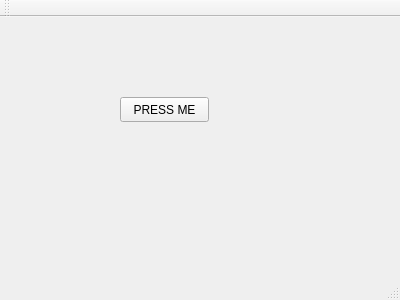
<?xml version="1.0" encoding="UTF-8"?>
<ui version="4.0">
 <class>MainWindow</class>
 <widget class="QMainWindow" name="MainWindow">
  <property name="geometry">
   <rect>
    <x>0</x>
    <y>0</y>
    <width>400</width>
    <height>300</height>
   </rect>
  </property>
  <property name="windowTitle">
   <string>MainWindow</string>
  </property>
  <widget class="QWidget" name="centralWidget">
   <widget class="QPushButton" name="click">
    <property name="geometry">
     <rect>
      <x>120</x>
      <y>80</y>
      <width>89</width>
      <height>25</height>
     </rect>
    </property>
    <property name="text">
     <string>PRESS ME</string>
    </property>
   </widget>
   <widget class="QLabel" name="label">
    <property name="geometry">
     <rect>
      <x>130</x>
      <y>140</y>
      <width>67</width>
      <height>17</height>
     </rect>
    </property>
    <property name="text">
     <string/>
    </property>
   </widget>
  </widget>
  <widget class="QMenuBar" name="menuBar">
   <property name="geometry">
    <rect>
     <x>0</x>
     <y>0</y>
     <width>400</width>
     <height>22</height>
    </rect>
   </property>
  </widget>
  <widget class="QToolBar" name="mainToolBar">
   <attribute name="toolBarArea">
    <enum>TopToolBarArea</enum>
   </attribute>
   <attribute name="toolBarBreak">
    <bool>false</bool>
   </attribute>
  </widget>
  <widget class="QStatusBar" name="statusBar"/>
 </widget>
 <layoutdefault spacing="6" margin="11"/>
 <resources/>
 <connections/>
</ui>
